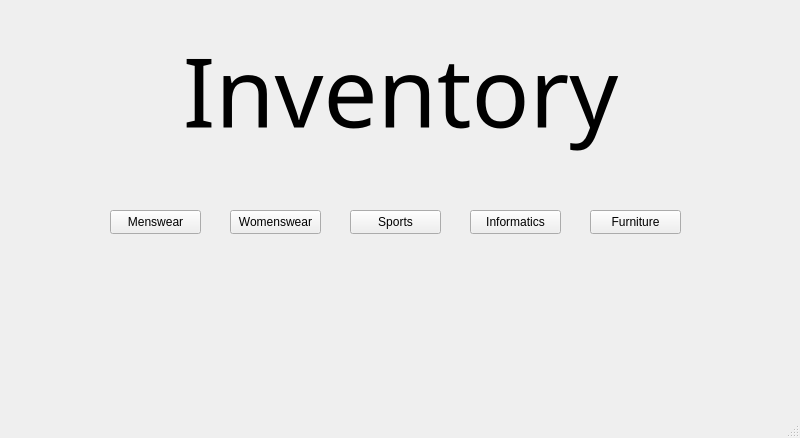
<?xml version="1.0" encoding="UTF-8"?>
<ui version="4.0">
 <class>MainWindow</class>
 <widget class="QMainWindow" name="MainWindow">
  <property name="geometry">
   <rect>
    <x>0</x>
    <y>0</y>
    <width>800</width>
    <height>438</height>
   </rect>
  </property>
  <property name="windowTitle">
   <string>MainWindow</string>
  </property>
  <widget class="QWidget" name="centralwidget">
   <widget class="QPushButton" name="mensButton">
    <property name="geometry">
     <rect>
      <x>110</x>
      <y>210</y>
      <width>91</width>
      <height>24</height>
     </rect>
    </property>
    <property name="text">
     <string>Menswear</string>
    </property>
   </widget>
   <widget class="QPushButton" name="infoButton">
    <property name="geometry">
     <rect>
      <x>470</x>
      <y>210</y>
      <width>91</width>
      <height>24</height>
     </rect>
    </property>
    <property name="text">
     <string>Informatics</string>
    </property>
   </widget>
   <widget class="QPushButton" name="furButton">
    <property name="geometry">
     <rect>
      <x>590</x>
      <y>210</y>
      <width>91</width>
      <height>24</height>
     </rect>
    </property>
    <property name="text">
     <string>Furniture</string>
    </property>
   </widget>
   <widget class="QPushButton" name="woButton">
    <property name="geometry">
     <rect>
      <x>230</x>
      <y>210</y>
      <width>91</width>
      <height>24</height>
     </rect>
    </property>
    <property name="text">
     <string>Womenswear</string>
    </property>
   </widget>
   <widget class="QLabel" name="label">
    <property name="geometry">
     <rect>
      <x>10</x>
      <y>10</y>
      <width>781</width>
      <height>161</height>
     </rect>
    </property>
    <property name="font">
     <font>
      <family>OCR A Extended</family>
      <pointsize>72</pointsize>
     </font>
    </property>
    <property name="text">
     <string>Inventory</string>
    </property>
    <property name="alignment">
     <set>Qt::AlignCenter</set>
    </property>
   </widget>
   <widget class="QPushButton" name="spButton">
    <property name="geometry">
     <rect>
      <x>350</x>
      <y>210</y>
      <width>91</width>
      <height>24</height>
     </rect>
    </property>
    <property name="text">
     <string>Sports</string>
    </property>
   </widget>
  </widget>
  <widget class="QMenuBar" name="menubar">
   <property name="geometry">
    <rect>
     <x>0</x>
     <y>0</y>
     <width>800</width>
     <height>22</height>
    </rect>
   </property>
  </widget>
  <widget class="QStatusBar" name="statusbar"/>
 </widget>
 <resources/>
 <connections/>
</ui>
